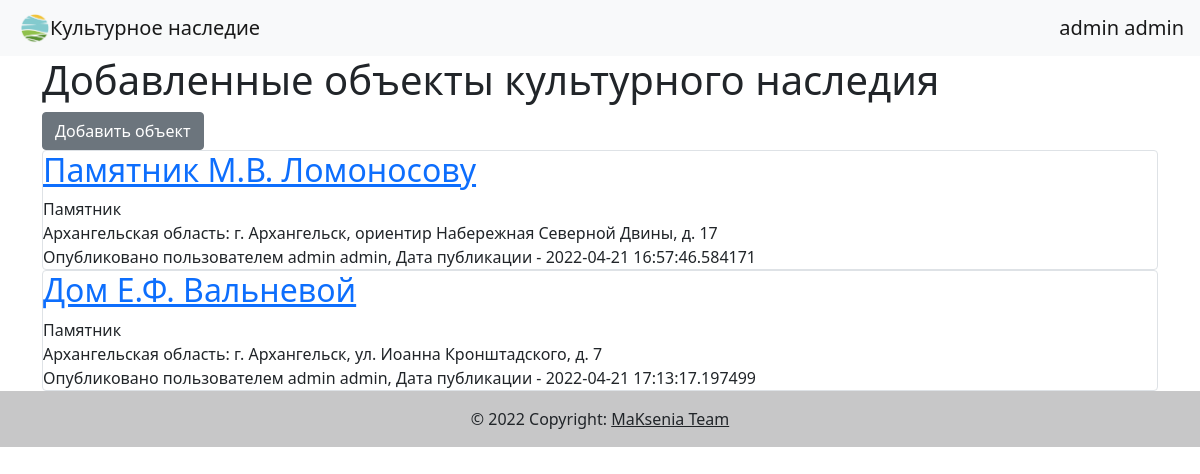
The page / (signed in) on the database its author committed.
### data/users.py (models this page shows, shortened)
class User(SqlAlchemyBase, UserMixin):
    __tablename__ = 'users'
    id = sqlalchemy.Column(sqlalchemy.Integer,
                           primary_key=True, autoincrement=True)
    first_name = sqlalchemy.Column(sqlalchemy.String, nullable=True)
    surname = sqlalchemy.Column(sqlalchemy.String, nullable=True)
    email = sqlalchemy.Column(sqlalchemy.String,
                              index=True, unique=True, nullable=True)
    hashed_password = sqlalchemy.Column(sqlalchemy.String, nullable=True)
    is_admin = sqlalchemy.Column(sqlalchemy.Boolean, default=False)
    objects = orm.relation("Object", back_populates='creator')
    comments = orm.relation("Comment", back_populates='user')

### data/objects.py (models this page shows)
class Object(SqlAlchemyBase):
    __tablename__ = 'objects'
    id = sqlalchemy.Column(sqlalchemy.Integer,
                           primary_key=True, autoincrement=True)
    object = sqlalchemy.Column(sqlalchemy.String, nullable=True)
    registry_number = sqlalchemy.Column(sqlalchemy.Integer, nullable=True)
    address = sqlalchemy.Column(sqlalchemy.String, nullable=True)
    longitude = sqlalchemy.Column(sqlalchemy.String, nullable=True)
    latitude = sqlalchemy.Column(sqlalchemy.String, nullable=True)
    region = sqlalchemy.Column(sqlalchemy.String, nullable=True)
    category_of_significance = sqlalchemy.Column(sqlalchemy.String, nullable=True)
    type_of_object = sqlalchemy.Column(sqlalchemy.String, nullable=True)
    is_unesco = sqlalchemy.Column(sqlalchemy.Boolean, default=False)
    picture_src = sqlalchemy.Column(sqlalchemy.String, nullable=True)
    created_date = sqlalchemy.Column(sqlalchemy.DateTime,
                                     default=datetime.datetime.now)
    creator_id = sqlalchemy.Column(sqlalchemy.Integer,
                                   sqlalchemy.ForeignKey("users.id"))
    creator = orm.relation('User')
    comments = orm.relation("Comment", back_populates='object', cascade='all, delete')

### main.py (the view)
@app.route('/index')
@app.route("/")
def index():
    db_sess = db_session.create_session()
    request = db_sess.query(Object).all()
    return render_template("index.html", objects=request, title='Объекты культурного наследия')

### data/db_session.py (called while the page is built)
def create_session() -> Session:
    global __factory
    return __factory()

### main.py (called while the page is built)
@login_manager.user_loader
def load_user(user_id):
    db_sess = db_session.create_session()
    return db_sess.query(User).get(user_id)

### templates/index.html
{% extends "base.html" %}
{% block content %}
<h1>Добавленные объекты культурного наследия</h1>
{% if current_user.is_authenticated and current_user.is_admin %}
    <a href="addobject" class="btn btn-secondary">Добавить объект</a>
{% endif %}
{% for item in objects %}
<div class="col-md6 border rounded">
    <a href="object/{{item.id}}"><h2>{{item.object}}</h2></a>
    <div>
        {{item.type_of_object}}<br>
        {{item.region}}: {{item.address}}
    </div>
    <div>
        Опубликовано пользователем {{item.creator.first_name}} {{item.creator.surname}}, Дата публикации - {{item.created_date}}
    </div>
</div>
{% endfor %}
{% endblock %}

### templates/base.html (shortened to what this page needs)
<!doctype html>
<html lang="en">
<head>
    <link rel="stylesheet" href="https://cdn.jsdelivr.net/npm/bootstrap@5.1.3/dist/css/bootstrap.min.css">
</head>
<body>
<header>
    <nav class="navbar navbar-light bg-light">
        <a class="navbar-brand" href="http://127.0.0.1:8080" style="margin-right: 20px; margin-left: 20px;"><img src="{{ url_for('static', filename='logo.png') }}" width="30" height="30" class="d-inline-block align-top" alt="">Культурное наследие</a>
        {% if current_user.is_authenticated %}
        <a class="navbar-brand" href="/logout">{{ current_user.first_name }} {{ current_user.surname }}</a>
        {% else %}
        <p>
            <a class="btn btn-primary " href="/register" >Зарегистрироваться</a>
            <a class="btn btn-success" href="/login" style="margin-right: 20px;">Войти</a>
        </p>
        {% endif %}
    </nav>
</header>
<main role="main" class="container">
    {% block content %}{% endblock %}
</main>
</body>
<footer class="bg-light text-center text-lg-start">
    <div class="text-center p-3" style="background-color: rgba(0, 0, 0, 0.2);">
    © 2022 Copyright:
    <a class="text-dark">MaKsenia Team</a>
    </div>
</footer>
</html>

### rows shown on the page
User: first_name "admin", surname "admin"
Object: object "Памятник М.В. Ломоносову", type_of_object "Памятник", region "Архангельская область", address "г. Архангельск, ориентир Набережная Северной Двины, д. 17", creator.first_name "admin", creator.surname "admin", created_date "2022-04-21 16:57:46.584171"
Object: object "Дом Е.Ф. Вальневой", type_of_object "Памятник", region "Архангельская область", address "г. Архангельск, ул. Иоанна Кронштадского, д. 7", creator.first_name "admin", creator.surname "admin", created_date "2022-04-21 17:13:17.197499"
